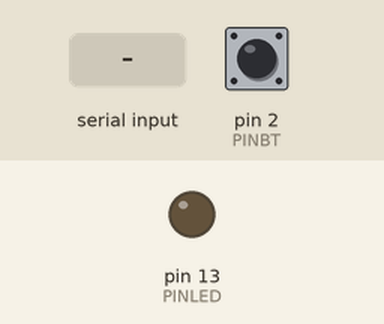
A sketch run on a simulated Arduino Uno, built with avr-gcc and run on an emulated ATmega328P. Parts: output pins drawn as LEDs (lit = HIGH). Dashed ring = blinking. The test bench sets the inputs (shaded band); at power-on: pin 2 (PINBT) HIGH. What the sketch prints to the serial monitor is not drawn.

Above: at 2.2 s.
2.3 s: "1\n" received over Serial
3.8 s: pin 2 (PINBT) pulled LOW for 0.15 s
At 3.87 s:
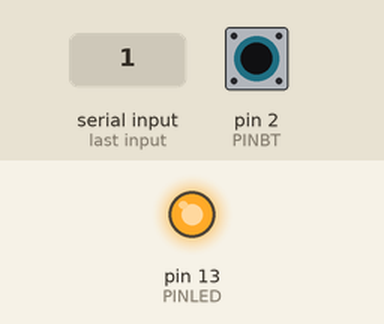
5.4 s: pin 2 (PINBT) pulled LOW for 1 s
At 7.3 s:
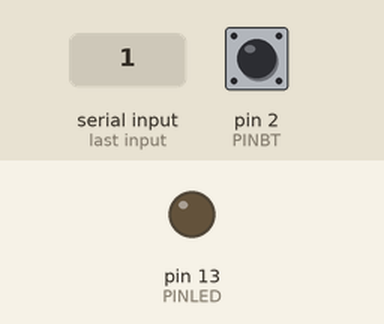
9.4 s: pin 2 (PINBT) pulled LOW for 3.2 s
At 10.8 s:
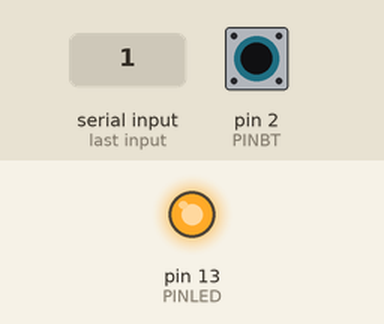
14.1 s: pin 2 (PINBT) pulsed LOW 2 times (0.12 s each, 0.3 s apart)
At 14.16 s:
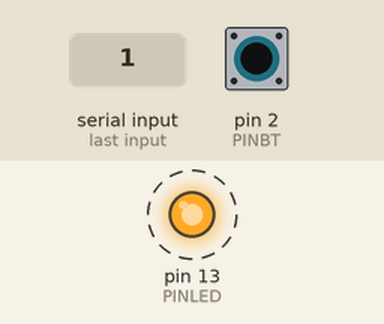
16.2 s: pin 2 (PINBT) pulsed LOW 5 times (0.12 s each, 0.3 s apart)
At 18.9 s:
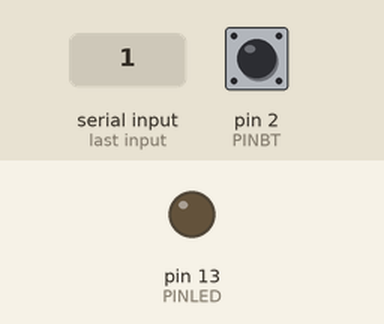
Timing chart, 0 to 20.4 s (numbered marks = the images above; inputs shaded):
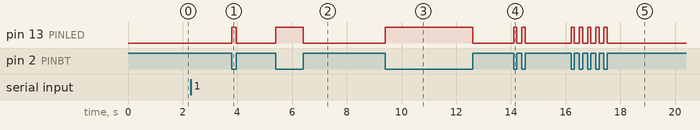

Measured:
- after the input at 2.3 s, every drawn part: stays the same
- after the input at 3.8 s, pin 13 (PINLED): LOW → HIGH at once, → LOW 0.15 s later
- after the input at 5.4 s, pin 13 (PINLED): LOW → HIGH at once, → LOW 1.0 s later
- after the input at 9.4 s, pin 13 (PINLED): LOW → HIGH at once, → LOW 3.2 s later
- after the input at 14.1 s, pin 13 (PINLED): alternates HIGH for 0.12 s and LOW for 0.18 s, 4 changes in all, then stays LOW, starting at once
- after the input at 16.2 s, pin 13 (PINLED): alternates HIGH for 0.12 s and LOW for 0.18 s, 10 changes in all, then stays LOW, starting at once

The sketch:

MoseArduino.ino
```cpp
#define PINBT 2
#define PINLED 13

#define TSHORT 200
#define TLONG 300
#define TLONGE 1000

#define LETTER_TIMEOUT 2000
#define WORD_TIMEOUT 5000

bool btPressed = false;
unsigned long lastPressed = 0;
unsigned long lastInputTime = 0;

String morseBuffer = "";
String palabraActual = "";
String fraseCompleta = "";

bool esperandoConfirmacion = false;
bool modoSeleccionado = false;
int modo = 0; // 1 = botón, 2 = texto

void setup() {
  pinMode(PINBT, INPUT_PULLUP);
  pinMode(PINLED, OUTPUT);
  Serial.begin(9600);
  delay(1000); // tiempo para que se abra el Monitor Serie
  mostrarMenu();
}

void loop() {
  if (!modoSeleccionado) {
    if (Serial.available()) {
      String entrada = Serial.readStringUntil('\n');
      entrada.trim();
      if (entrada == "1") {
        modo = 1;
        modoSeleccionado = true;
        Serial.println("Modo 1: escribir con el boton.");
      } else if (entrada == "2") {
        modo = 2;
        modoSeleccionado = true;
        Serial.println("Modo 2: escribe una palabra y la mostrare en Morse con el LED.");
        Serial.println("Escribe la palabra:");
      } else {
        Serial.println("Opción no valida. Escribe 1 o 2.");
      }
    }
    return;
  }

  // MODO 1: escribir pulsando
  if (modo == 1) {
    modoBoton();
  }

  // MODO 2: escribir palabra por teclado
  if (modo == 2) {
    if (Serial.available()) {
      String palabra = Serial.readStringUntil('\n');
      palabra.trim();
      Serial.print("Mostrando en Morse: ");
      Serial.println(palabra);
      reproducirMorse(palabra);
      Serial.println("Finalizado.");
      mostrarMenu(); // volver al menú
      modoSeleccionado = false;
    }
  }
}

// Función que gestiona el MODO BOTÓN
void modoBoton() {
  unsigned long now = millis();
  btPressed = !digitalRead(PINBT);

  if (btPressed && lastPressed == 0) {
    lastPressed = now;
    digitalWrite(PINLED, HIGH);
  }

  if (!btPressed && lastPressed != 0) {
    unsigned long duration = now - lastPressed;
    digitalWrite(PINLED, LOW);
    lastPressed = 0;

    if (esperandoConfirmacion) {
      if (duration <= TSHORT) {
        Serial.println("CONTINUAR");
        esperandoConfirmacion = false;
      } else if (duration >= TLONG && duration <= TLONGE) {
        Serial.println("TERMINAR");
        Serial.print("Frase completa: ");
        Serial.println(fraseCompleta);
        Serial.println("-------------------");
        fraseCompleta = "";
        esperandoConfirmacion = false;
      }
      return;
    }

    if (duration <= TSHORT) {
      morseBuffer += ".";
      Serial.print(".");
    } else if (duration >= TLONG && duration <= TLONGE) {
      morseBuffer += "-";
      Serial.print("-");
    } else {
      Serial.print("(Ignorado)");
    }

    lastInputTime = now;
  }

  if (morseBuffer.length() > 0 && now - lastInputTime > LETTER_TIMEOUT) {
    char letra = morseToChar(morseBuffer);
    Serial.print(" Letra: ");
    Serial.println(letra);
    palabraActual += letra;
    morseBuffer = "";
  }

  if (palabraActual.length() > 0 && now - lastInputTime > WORD_TIMEOUT) {
    Serial.print("Palabra completa: ");
    Serial.println(palabraActual);
    fraseCompleta += palabraActual + " ";
    palabraActual = "";
    esperandoConfirmacion = true;
    Serial.println("¿Seguir escribiendo?");
    Serial.println("Pulsa punto para CONTINUAR, raya para TERMINAR.");
  }
}

// Función que reproduce palabra en Morse con el LED
void reproducirMorse(String palabra) {
  palabra.toUpperCase();
  for (int i = 0; i < palabra.length(); i++) {
    char letra = palabra[i];
    if (letra == ' ') {
      delay(1500); // espacio entre palabras
      continue;
    }

    String morse = charToMorse(letra);
    for (int j = 0; j < morse.length(); j++) {
      if (morse[j] == '.') {
        digitalWrite(PINLED, HIGH);
        delay(400);
        digitalWrite(PINLED, LOW);
      } else if (morse[j] == '-') {
        digitalWrite(PINLED, HIGH);
        delay(1000);
        digitalWrite(PINLED, LOW);
      }
      delay(400); // espacio entre símbolos
    }
    delay(800); // espacio entre letras
  }
}

// Mostrar menú al inicio
void mostrarMenu() {
  Serial.println("Selecciona modo:");
  Serial.println("1 - Escribir con el boton");
  Serial.println("2 - Escribir palabra desde teclado");
  Serial.print("Escribe tu eleccion: ");
}

// Traducción de código morse a letra
char morseToChar(String code) {
  if (code == ".-") return 'A';   if (code == "-...") return 'B';
  if (code == "-.-.") return 'C'; if (code == "-..") return 'D';
  if (code == ".") return 'E';    if (code == "..-.") return 'F';
  if (code == "--.") return 'G';  if (code == "....") return 'H';
  if (code == "..") return 'I';   if (code == ".---") return 'J';
  if (code == "-.-") return 'K';  if (code == ".-..") return 'L';
  if (code == "--") return 'M';   if (code == "-.") return 'N';
  if (code == "---") return 'O';  if (code == ".--.") return 'P';
  if (code == "--.-") return 'Q'; if (code == ".-.") return 'R';
  if (code == "...") return 'S';  if (code == "-") return 'T';
  if (code == "..-") return 'U';  if (code == "...-") return 'V';
  if (code == ".--") return 'W';  if (code == "-..-") return 'X';
  if (code == "-.--") return 'Y'; if (code == "--..") return 'Z';
  return '?';
}

// Traducción de letra a morse
String charToMorse(char c) {
  switch (c) {
    case 'A': return ".-";   case 'B': return "-...";
    case 'C': return "-.-."; case 'D': return "-..";
    case 'E': return ".";    case 'F': return "..-.";
    case 'G': return "--.";  case 'H': return "....";
    case 'I': return "..";   case 'J': return ".---";
    case 'K': return "-.-";  case 'L': return ".-..";
    case 'M': return "--";   case 'N': return "-.";
    case 'O': return "---";  case 'P': return ".--.";
    case 'Q': return "--.-"; case 'R': return ".-.";
    case 'S': return "...";  case 'T': return "-";
    case 'U': return "..-";  case 'V': return "...-";
    case 'W': return ".--";  case 'X': return "-..-";
    case 'Y': return "-.--"; case 'Z': return "--..";
    default: return "";
  }
}
```
